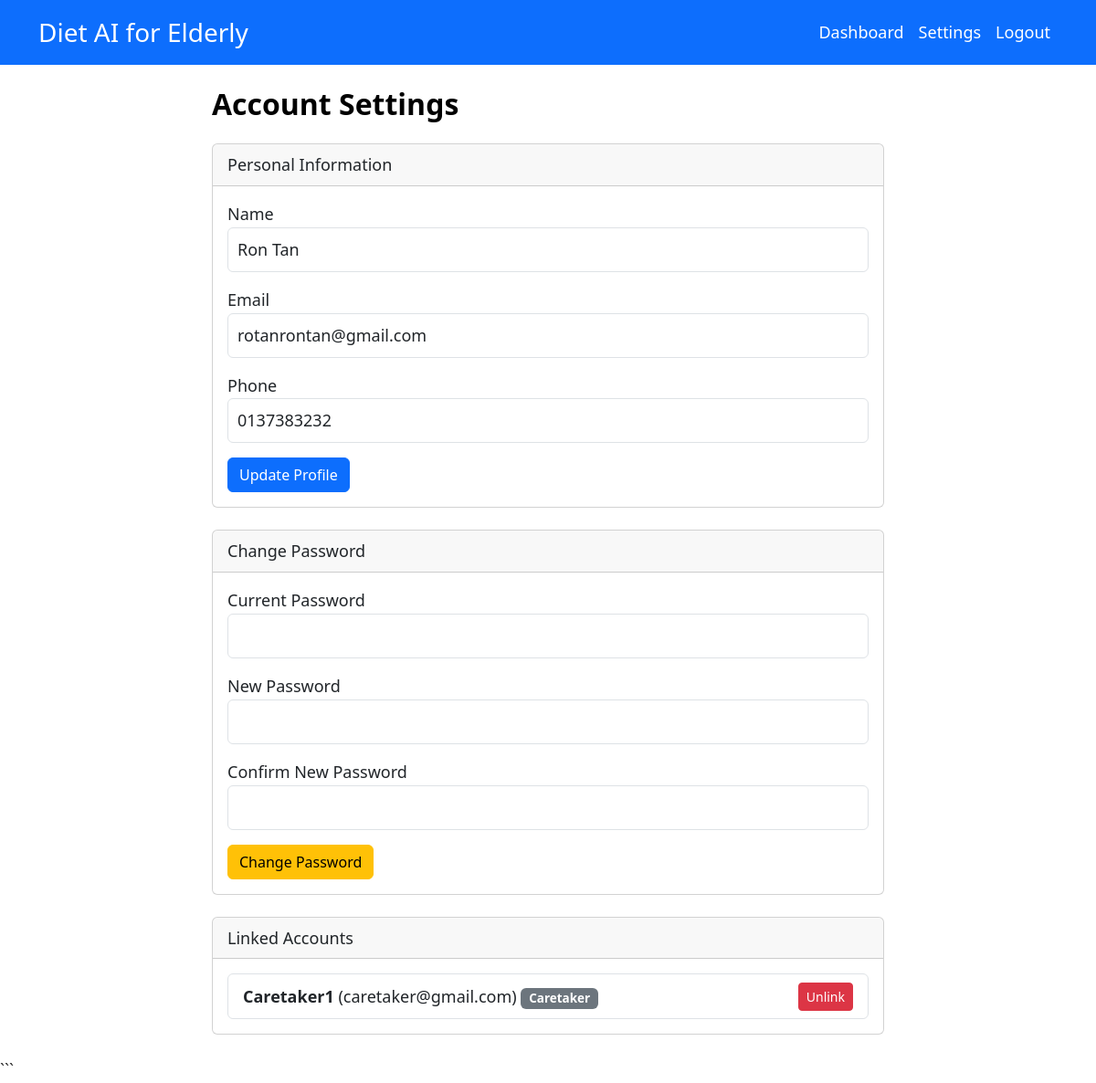
The page /pages/settings.php (signed in) on the database its author committed.
### tables this page shows
CREATE TABLE `users` (
  `userID` varchar(50) NOT NULL,
  `name` varchar(100) NOT NULL,
  `username` varchar(50) NOT NULL,
  `password` varchar(255) NOT NULL,
  `email` varchar(100) NOT NULL,
  `phoneNo` varchar(20) NOT NULL,
  `age` int(11) NOT NULL,
  `gender` enum('Male','Female','Other') NOT NULL,
  `role` enum('Admin','Dietitian','User','Caretaker') NOT NULL,
  `createdAt` datetime DEFAULT current_timestamp(),
  `isActive` tinyint(1) DEFAULT 1
);

### includes/auth.php (called while the page is built, shortened)
<?php
function getCurrentUser()
{
    global $pdo;
    require_once __DIR__ . '/../classes/User.php';
    require_once __DIR__ . '/../classes/SubUsers.php';
    $stmt = $pdo->prepare("SELECT * FROM users WHERE userID = ?");
    $stmt->execute([$_SESSION['user_id']]);
    $data = $stmt->fetch(PDO::FETCH_ASSOC);
    if ($data) {
        switch ($data['role']) {
            case 'Elderly':
            case 'User':
                return new Elderly($pdo, $data);
        }
    }
    return null;
}
?>

### classes/User.php (called while the page is built, shortened)
<?php
class User implements UserStrategy
{
    public $name;
    public function __construct($pdo, $data = null)
    {
        $this->pdo = $pdo;
        if ($data) {
            $this->userID = $data['userID'] ?? null;
            $this->name = $data['name'] ?? '';
            $this->email = $data['email'] ?? '';
            $this->phoneNo = $data['phoneNo'] ?? 0;
        }
    }
    public function getName()
    {
        return $this->name;
    }
}
?>

### classes/SubUsers.php (called while the page is built, shortened)
<?php
require_once 'User.php';
class Elderly extends User
{
    public function __construct($pdo, $data = null)
    {
        $this->assignedDietitianID = $data['assignedDietitianID'] ?? null;
        if ($this->userID && $this->assignedDietitianID === null) {
            $stmt = $this->pdo->prepare("SELECT assignedDietitianID FROM elderly WHERE elderlyID = ?");
            $stmt->execute([$this->userID]);
            $res = $stmt->fetchColumn();
        }
    }
}
?>

### pages/settings.php (the view, shortened to what this page needs)
<?php
require_once '../includes/auth.php';
require_once '../includes/db.php';
$user = getCurrentUser();
include '../includes/header.php';
$links = [];
if ($user->role == 'Caretaker') {
    $stmt = $pdo->prepare("SELECT u.* FROM user_links ul JOIN users u ON ul.patientID = u.userID WHERE ul.caretakerID = ?");
    $stmt->execute([$user->userID]);
    $links = $stmt->fetchAll(PDO::FETCH_OBJ);
} elseif ($user->role == 'Elderly' || $user->role == 'User') {
    $stmt = $pdo->prepare("SELECT u.* FROM user_links ul JOIN users u ON ul.caretakerID = u.userID WHERE ul.patientID = ?");
    $stmt->execute([$user->userID]);
    $links = $stmt->fetchAll(PDO::FETCH_OBJ);
}
?>
<div class="row justify-content-center">
    <div class="col-md-8">
        <h2 class="mb-4">Account Settings</h2>
        <div class="card mb-4">
            <div class="card-header">Personal Information</div>
            <div class="card-body">
                <form method="post">
                    <div class="mb-3">
                        <label>Name</label>
                        <input type="text" name="name" class="form-control"
                            value="<?= htmlspecialchars($user->getName()) ?>" required>
                    </div>
                    <div class="mb-3">
                        <label>Email</label>
                        <input type="email" name="email" class="form-control"
                            value="<?= htmlspecialchars($user->email) ?>" required>
                    </div>
                    <div class="mb-3">
                        <label>Phone</label>
                        <input type="text" name="phone" class="form-control"
                            value="<?= htmlspecialchars($user->phoneNo) ?>" required>
                    </div>
                    <button type="submit" class="btn btn-primary">Update Profile</button>
                </form>
            </div>
        </div>
        <div class="card mb-4">
            <div class="card-header">Change Password</div>
            <div class="card-body">
                <form method="post">
                    <div class="mb-3">
                        <label>Current Password</label>
                        <input type="password" name="old_password" class="form-control" required>
                    </div>
                    <div class="mb-3">
                        <label>New Password</label>
                        <input type="password" name="new_password" class="form-control" required>
                    </div>
                    <div class="mb-3">
                        <label>Confirm New Password</label>
                        <input type="password" name="confirm_password" class="form-control" required>
                    </div>
                    <button type="submit" class="btn btn-warning">Change Password</button>
                </form>
            </div>
        </div>
        <?php if (!empty($links)): ?>
            <div class="card mb-4">
                <div class="card-header">Linked Accounts</div>
                <div class="card-body">
                    <ul class="list-group">
                        <?php foreach ($links as $link): ?>
                            <li class="list-group-item d-flex justify-content-between align-items-center">
                                <div>
                                    <strong><?= htmlspecialchars($link->name) ?></strong>
                                    (<?= htmlspecialchars($link->email) ?>)
                                    <span class="badge bg-secondary"><?= $link->role ?></span>
                                </div>
                                <form method="post" onsubmit="return confirm('Are you sure you want to unlink?');">
                                    <button type="submit" class="btn btn-danger btn-sm">Unlink</button>
                                </form>
                            </li>
                        <?php endforeach; ?>
                    </ul>
                </div>
            </div>
        <?php endif; ?>
    </div>
</div>
<?php include '../includes/footer.php'; ?>

### assets/css/style.css (style rules this page uses)
:root { --font-size-base: 18px; --font-size-lg: 22px; --font-size-sm: 16px; --color-primary: #0d6efd; --color-contrast-text: #000000; }
body { font-size: var(--font-size-base); color: #333; line-height: 1.6; }
h1, h2, h3, h4, h5, h6 { color: var(--color-contrast-text); font-weight: 700; }
.form-control, .form-select { font-size: var(--font-size-base); padding: 10px; }

### rows shown on the page
users: name "Ron Tan", email "rotanrontan@gmail.com", phone "0137383232"
users: name "Caretaker1", email "caretaker@gmail.com", role "Caretaker"
